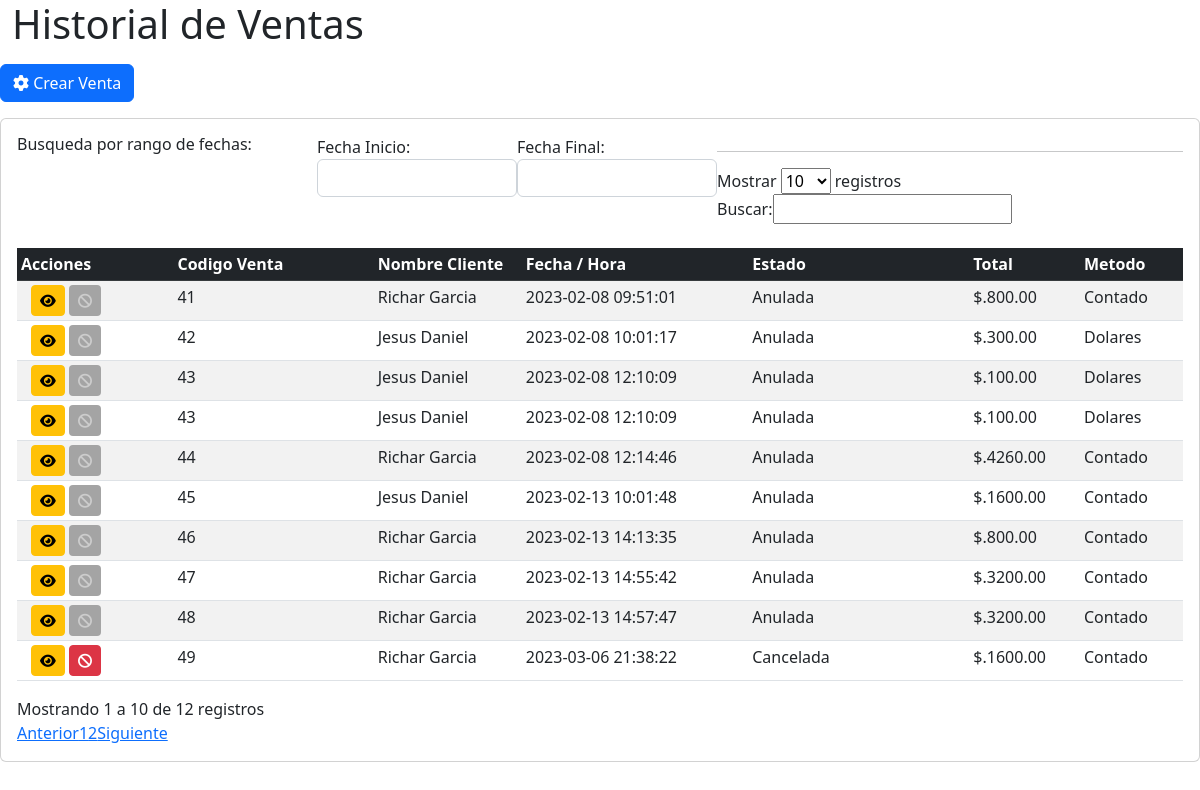
Page /moduloventas/reporteventa.php on the committed database.
### tables this page shows
CREATE TABLE `tvenn_tts` (
  `tvent_idvent` int(11) NOT NULL,
  `tvent_fkclie` int(11) NOT NULL,
  `tvent_fechav` datetime NOT NULL DEFAULT current_timestamp(),
  `tvent_uservt` varchar(10) NOT NULL,
  `tvent_totalv` double(10,2) NOT NULL,
  `tvent_status` varchar(100) NOT NULL DEFAULT 'cancelado'
);

CREATE TABLE `tclic_tme` (
  `tclie_idclie` int(11) NOT NULL,
  `tclie_identc` varchar(12) NOT NULL,
  `tclie_namecl` varchar(50) NOT NULL,
  `tclie_telecl` varchar(11) NOT NULL,
  `tclie_emailc` varchar(50) NOT NULL,
  `tclie_passcl` varchar(30) NOT NULL,
  `tclie_direcl` text NOT NULL
);

CREATE TABLE `tdevt_tts` (
  `tdven_iddetv` int(11) NOT NULL,
  `tdven_fkidvt` int(11) NOT NULL,
  `tdven_fkcodp` varchar(30) NOT NULL,
  `tdven_cantpr` float NOT NULL,
  `tdven_precio` double(10,2) NOT NULL,
  `tdven_Subtot` double(10,2) NOT NULL,
  `tdven_fktpmo` varchar(40) NOT NULL DEFAULT 'Contado'
);

### moduloventas/reporteventa.php (the view, shortened to what this page needs)
<?php
require_once('conexion.php');
$sql = "SELECT
dv.tdven_fkcodp,
dv.tdven_cantpr,
dv.tdven_fktpmo,
v.tvent_idvent,
v.tvent_fkclie,
v.tvent_fechav,
v.tvent_totalv,
v.tvent_status,
cl.tclie_namecl
FROM
tvenn_tts AS v
INNER JOIN tclic_tme AS cl
ON cl.tclie_idclie = v.tvent_fkclie
INNER JOIN tdevt_tts AS dv
ON dv.tdven_fkidvt = v.tvent_idvent";
$productos = $conexion->query($sql);
?>
<!DOCTYPE html>
<html lang="en">
<head>
    <link href="assets/css/bootstrap.min.css" rel="stylesheet">
    <link href="assets/css/all.min.css" rel="stylesheet">
</head>
<body>
<div class="content-wrapper">
    <section class="content-header">
      <div class="container-fluid">
        <div class="row mb-2">
          <div class="col-sm-6">
            <h1>Historial de Ventas</h1>
          </div>
        </div>
      </div>
    </section>
    <section class="content">
      <div class="row">
        <div class="col-12">
    <div class="col-auto mb-3">
        <a href="paneladmin.php?modulo=nuevaventa" class="btn btn-primary"><i class="fas fa-cog"></i> Crear Venta</a>
    </div>
        <div class="card">
            <div class="data_table card-body table-responsive">
            <style>
#fechas{
  width:200px;
  float: left;
  position: relative;
}
#fechas1{
  width:200px;
  float: left;
  position: relative;
}
#titulo{
  width:300px;
  float: left;
  position: relative;
}
</style>
<form  class="form-inline"  method=""  name="" id="fecha">
      <div id="containerfecha" class="col-xs-10 col-xs-offset-3">
            <h6 id="titulo"><span>Busqueda por rango de fechas:</span></h6>
            <div id="fechas" class="form-group">
            <label for="fecha_inicio">Fecha Inicio:</label>
            <input type="text" class="form-control" name="min" id="min" required>
            </div>
            <div  id="fechas1" class="form-group">
            <label for="fecha_final">Fecha Final:</label>
            <input type="text" class="form-control" name="max" id="max" required>
            </div>
      </div>
</form>
          <hr>
            <table id="example" class="table table-sm table-striped table-hover mt-4">
            <thead class="table-dark">
            <tr>
                <th>Acciones</th>
                <th style="width: 200px;">Codigo Venta</th>
                <th style="width: 150px;">Nombre Cliente</th>
                <th>Fecha / Hora</th>
                <th style="width: 220px;">Estado</th>
                <th>Total</th>
                <th style="width: 50px;">Metodo</th>
            </tr>
        </thead>
        <tbody>
        <?php while($row_ventas=mysqli_fetch_assoc($productos)){
            if($row_ventas['tvent_status'] == 'Pendiente por pagar al momento de retirar'){
                $estado = '<span class="pendiente">Pendiente por pagar al retirar</span>';
            }elseif($row_ventas['tvent_status'] == 'cancelado'){
                $estado = '<span class="cancelada">Cancelada</span>';
            }else{
                $estado= '<span class="anulada">Anulada</span>';
            }
            ?>
               <tr id="row_<?php echo $row_ventas['tvent_idvent']; ?>">
               <td width="150px">
                <div style="margin-left: 10px;">
                    <button class="btn btn-sm btn_view view_factura btn-warning" type="button" cl="<?php echo $row_ventas['tvent_fkclie']; ?>" f="<?php echo $row_ventas['tvent_idvent']; ?>"><i class="fas fa-eye"></i></button>
                    <?php
                    if($row_ventas['tvent_status'] == 'cancelado' || $row_ventas['tvent_status'] == 'Pendiente por pagar al momento de retirar')
                    {
                    ?>
                        <button class="btn btn-sm btn_anular anular_factura btn-danger" fac="<?php echo $row_ventas['tvent_idvent']; ?>"><i class="fas fa-ban"></i></button>
                    <?php }else{ ?>
                    <button style="cursor: default;" type="button" class="btn btn-sm btn_anular inactive"><i class="fas fa-ban"></i></button>
                    <?php } ?>
               </div>
            </td>
                 <td><?= $row_ventas['tvent_idvent'] ?></td>
                 <td><?= $row_ventas['tclie_namecl'] ?></td>
                 <td><?= $row_ventas['tvent_fechav'] ?></td>
                 <td class="estado"><?php echo $estado; ?></td>
                 <td><span>$.</span><?= $row_ventas['tvent_totalv'] ?></td>
                 <td><?= $row_ventas['tdven_fktpmo'] ?></td>
               </tr>
           <?php } ?>
</tbody>
    </table>
            </div>
          </div>
        </div>
      </div>
    </section>
  </div>
</body>
</html>

### moduloventas/reporteventa.php (style rules this page uses)
#fechas { width:200px; float: left; position: relative; }
#fechas1 { width:200px; float: left; position: relative; }
#titulo { width:300px; float: left; position: relative; }
.inactive { background-color: #a4a4a4; color: #CCC; }

### rows in the picture
tvenn_tts: tvent_status "Anulada" (drawn), tvent_idvent "41", tvent_fkclie.tclie_namecl "Richar Garcia", tvent_fechav "2023-02-08 09:51:01", tvent_totalv "800.00", tdevt_tts.tdven_fktpmo "Contado"
tvenn_tts: tvent_status "Anulada" (drawn), tvent_idvent "42", tvent_fkclie.tclie_namecl "Jesus Daniel", tvent_fechav "2023-02-08 10:01:17", tvent_totalv "300.00", tdevt_tts.tdven_fktpmo "Dolares"
tvenn_tts: tvent_status "Anulada" (drawn), tvent_idvent "43", tvent_fkclie.tclie_namecl "Jesus Daniel", tvent_fechav "2023-02-08 12:10:09", tvent_totalv "100.00", tdevt_tts.tdven_fktpmo "Dolares"
tvenn_tts: tvent_status "Anulada" (drawn), tvent_idvent "44", tvent_fkclie.tclie_namecl "Richar Garcia", tvent_fechav "2023-02-08 12:14:46", tvent_totalv "4260.00", tdevt_tts.tdven_fktpmo "Contado"
tvenn_tts: tvent_status "Anulada" (drawn), tvent_idvent "45", tvent_fkclie.tclie_namecl "Jesus Daniel", tvent_fechav "2023-02-13 10:01:48", tvent_totalv "1600.00", tdevt_tts.tdven_fktpmo "Contado"
tvenn_tts: tvent_status "Anulada" (drawn), tvent_idvent "46", tvent_fkclie.tclie_namecl "Richar Garcia", tvent_fechav "2023-02-13 14:13:35", tvent_totalv "800.00", tdevt_tts.tdven_fktpmo "Contado"
tvenn_tts: tvent_status "Anulada" (drawn), tvent_idvent "47", tvent_fkclie.tclie_namecl "Richar Garcia", tvent_fechav "2023-02-13 14:55:42", tvent_totalv "3200.00", tdevt_tts.tdven_fktpmo "Contado"
tvenn_tts: tvent_status "Anulada" (drawn), tvent_idvent "48", tvent_fkclie.tclie_namecl "Richar Garcia", tvent_fechav "2023-02-13 14:57:47", tvent_totalv "3200.00", tdevt_tts.tdven_fktpmo "Contado"
tvenn_tts: tvent_idvent "49", tvent_fkclie.tclie_namecl "Richar Garcia", tvent_fechav "2023-03-06 21:38:22", tvent_status "Cancelada", tvent_totalv "1600.00", tdevt_tts.tdven_fktpmo "Contado"
